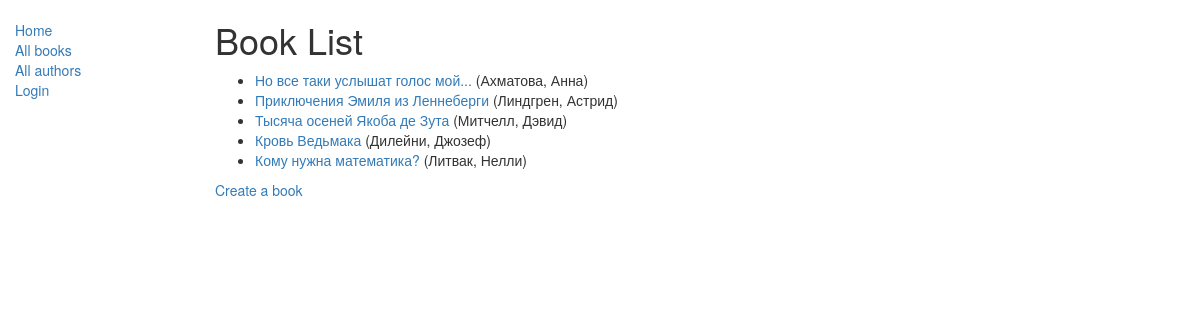
/catalog/books/, run on the app's committed database.
### catalog/models.py (models this page shows, shortened)
class Book(models.Model):
    title = models.CharField(max_length=200)
    author = models.ForeignKey('Author', on_delete=models.SET_NULL, null=True)
    summary = models.TextField(max_length=1000, help_text="Enter a brief description of the book")
    isbn = models.CharField('ISBN',max_length=13, help_text='13 Character <a href="https://www.isbn-international.org/content/what-isbn">ISBN number</a>')
    genre = models.ManyToManyField(Genre, help_text="Select a genre for this book")
    language = models.ForeignKey('Language', on_delete=models.SET_NULL, null=True)
    def get_absolute_url(self):
        return reverse('book-detail', args=[str(self.id)])
    def display_genre(self):
        """
        Creates a string for the Genre. This is required to display genre in Admin.
        """
        return ', '.join([genre.name for genre in self.genre.all()[:3] ])
    display_genre.short_description = 'Genre'

class Author(models.Model):
    first_name = models.CharField(max_length=100)
    last_name = models.CharField(max_length=100)
    date_of_birth = models.DateField(null=True, blank=True)
    date_of_death = models.DateField('died', null=True, blank=True)
    def __str__(self):
        return '%s, %s' % (self.last_name, self.first_name)
    class Meta:
        ordering = ['last_name']

### catalog/views.py (the view)
class BookListView(generic.ListView):
    model = Book
    paginate_by = 10
    '''
    #context_object_name = 'my_book_list'   # ваше собственное имя переменной контекста в шаблоне
    #queryset = Book.objects.filter(title__icontains='war')[:5] # Получение 5 книг, содержащих слово 'war' в заголовке
    #template_name = 'books/my_arbitrary_template_name_list.html'  # Определение имени вашего шаблона и его расположения
    def get_queryset(self):
        return Book.objects.filter(title__icontains='war')[:5] # Получить 5 книг, содержащих 'war' в заголовке
    def get_context_data(self, **kwargs):
        # В первую очередь получаем базовую реализацию контекста
        context = super(BookListView, self).get_context_data(**kwargs)
        # Добавляем новую переменную к контексту и иниуиализируем ее некоторым значением
        context['some_data'] = 'This is just some data'
        return context
    '''

### catalog/templates/catalog/book_list.html
{% extends "base_generic.html" %}
{% block content %}
    <h1>Book List</h1>
    {% if book_list %}
        <ul>
        {% for book in book_list %}
            <li>
            <a href="{{ book.get_absolute_url }}">{{ book.title }}</a> ({{book.author}})
            </li>
        {% endfor %}
    </ul>
    <p><a href=" {% url 'book_create' %}">Create a book</a></p>
    {% else %}
        <p>There are no books in the library.</p>
        <p><a href=" {% url 'book_create' %}">Create a book</a></p>
    {% endif %}
{% endblock %}

### data on the page
Book: title "Но все таки услышат голос мой...", author "Ахматова, Анна"
Book: title "Приключения Эмиля из Леннеберги", author "Линдгрен, Астрид"
Book: title "Тысяча осеней Якоба де Зута", author "Митчелл, Дэвид"
Book: title "Кровь Ведьмака", author "Дилейни, Джозеф"
Book: title "Кому нужна математика?", author "Литвак, Нелли"
